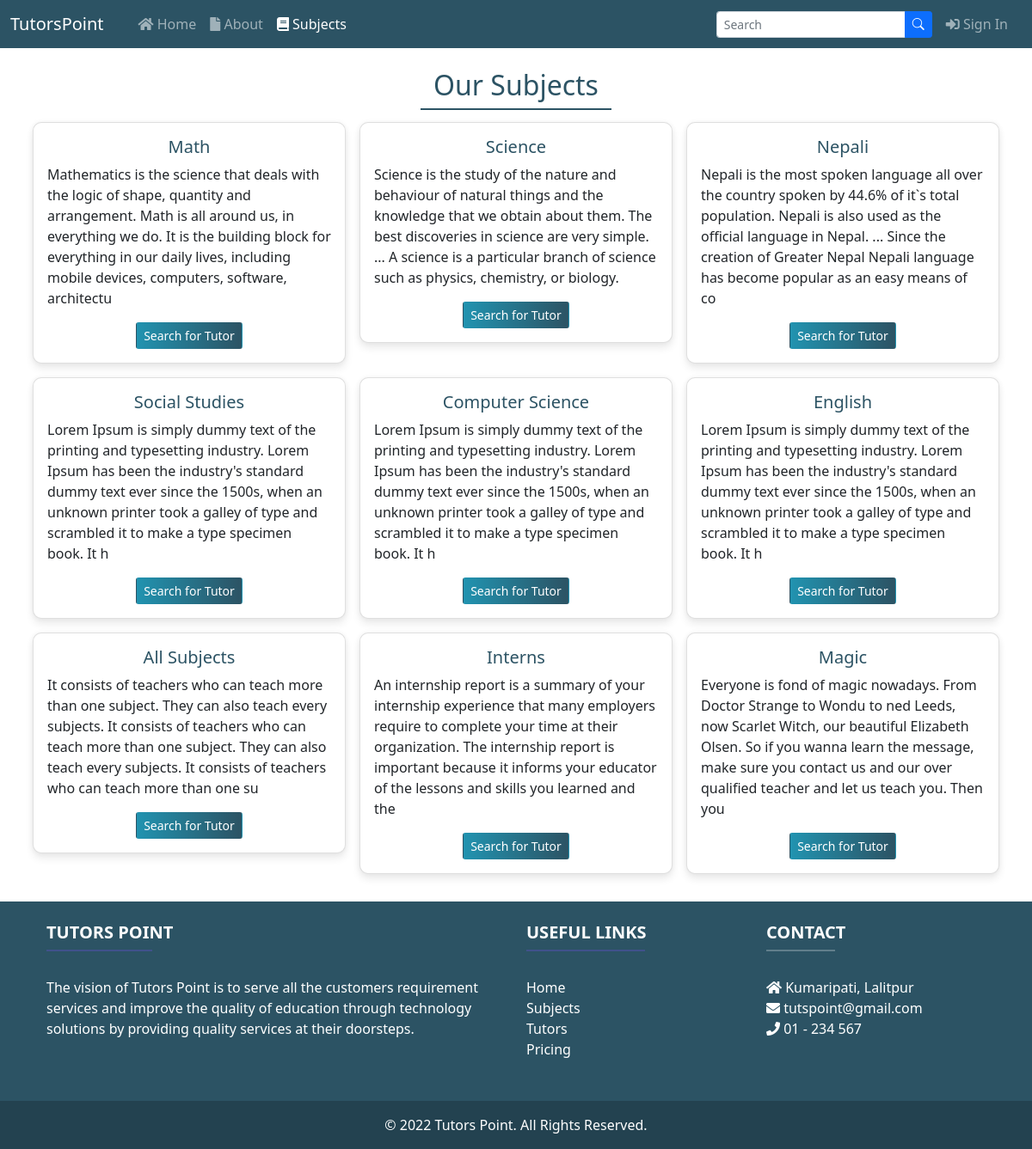
Page /subjects on the committed database.
### home/models.py (models this page shows, shortened)
class Subject(models.Model):
    sub_id = models.AutoField(primary_key=True)
    sub_name = models.CharField(max_length=50)
    sub_desc = models.TextField()

### home/views.py (the view)
# urls.py: path('subjects', views.subjects, name='subjects'),
def subjects(request):
    subjects = Subject.objects.all()
    return render(request, 'subjects.html', {'subjects': subjects})

### templates/subjects.html (shortened to what this page needs)
{% extends 'base.html' %}
{% block sactive %} active {% endblock %}
{% block content %}
<div class="subCover">
    <div class="container py-4">
        <h2 class="text-center txtc">Our Subjects</h2>
        <div class="hr1 mx-auto"></div>
        <div class="row">
            {% for sub in subjects %}
            <div class="col-md-4 p-2">
                <div class="card cardStyle">
                    <div class="card-body">
                        <h5 class="card-title text-center txtc">{{sub.sub_name}}</h5>
                        <p class="card-text">{{sub.sub_desc|slice:"0:250" }}</p>
                        <div class="w-100 text-center"><a href="/subjects/{{sub.sub_id}}"
                                class="card-link align-items-center btn btn-sm btn-bgc">Search for
                                Tutor</a>
                        </div>
                    </div>
                </div>
            </div>
            {% endfor %}
        </div>
    </div>
</div>
{% endblock content %}

### static/css/style.css (style rules this page uses)
:root { --font1: "Montserrat"; --font2: "Roboto Slab"; --color1: #2C5364; }
* { margin: 0; padding: 0; box-sizing: border-box; }
html { scroll-behavior: smooth; }
body { line-height: 1.5; }
.cardStyle { border-radius: 10px; box-shadow: 0 6px 10px rgba(0,0,0,.08), 0 0 6px rgba(0,0,0,.05); transition: .3s transform cubic-bezier(.155,1.105,.295,1.12),.3s box-shadow,.3s -webkit-transform cubic-bezier(.155,1.105,.295,1.12); cursor: pointer; }
.btn-bgc { background: linear-gradient(to right, #2193b0 , #2C5364); color: white; }
.txtc { color: var(--color1); }
.hr1 { width: 222px; height: 2px; background-color: var(--color1); margin-bottom: 6px; }

### rows in the picture
Subject: sub_name "Math", sub_desc "Mathematics is the science that deals with the logic of shape, quantity and arrangement. Math is all around us, in everything we do. It is the building block for everything in our daily lives, including mobile devices, computers, software, architectu"
Subject: sub_name "Science", sub_desc "Science is the study of the nature and behaviour of natural things and the knowledge that we obtain about them. The best discoveries in science are very simple. ... A science is a particular branch of science such as physics, chemistry, or biology."
Subject: sub_name "Nepali", sub_desc "Nepali is the most spoken language all over the country spoken by 44.6% of it`s total population. Nepali is also used as the official language in Nepal. ... Since the creation of Greater Nepal Nepali language has become popular as an easy means of co"
Subject: sub_name "Social Studies", sub_desc "Lorem Ipsum is simply dummy text of the printing and typesetting industry. Lorem Ipsum has been the industry's standard dummy text ever since the 1500s, when an unknown printer took a galley of type and scrambled it to make a type specimen book. It h"
Subject: sub_name "Computer Science", sub_desc "Lorem Ipsum is simply dummy text of the printing and typesetting industry. Lorem Ipsum has been the industry's standard dummy text ever since the 1500s, when an unknown printer took a galley of type and scrambled it to make a type specimen book. It h"
Subject: sub_name "English", sub_desc "Lorem Ipsum is simply dummy text of the printing and typesetting industry. Lorem Ipsum has been the industry's standard dummy text ever since the 1500s, when an unknown printer took a galley of type and scrambled it to make a type specimen book. It h"
Subject: sub_name "All Subjects", sub_desc "It consists of teachers who can teach more than one subject. They can also teach every subjects. It consists of teachers who can teach more than one subject. They can also teach every subjects. It consists of teachers who can teach more than one su"
Subject: sub_name "Interns", sub_desc "An internship report is a summary of your internship experience that many employers require to complete your time at their organization. The internship report is important because it informs your educator of the lessons and skills you learned and the"
Subject: sub_name "Magic", sub_desc "Everyone is fond of magic nowadays. From Doctor Strange to Wondu to ned Leeds, now Scarlet Witch, our beautiful Elizabeth Olsen. So if you wanna learn the message, make sure you contact us and our over qualified teacher and let us teach you. Then you"
